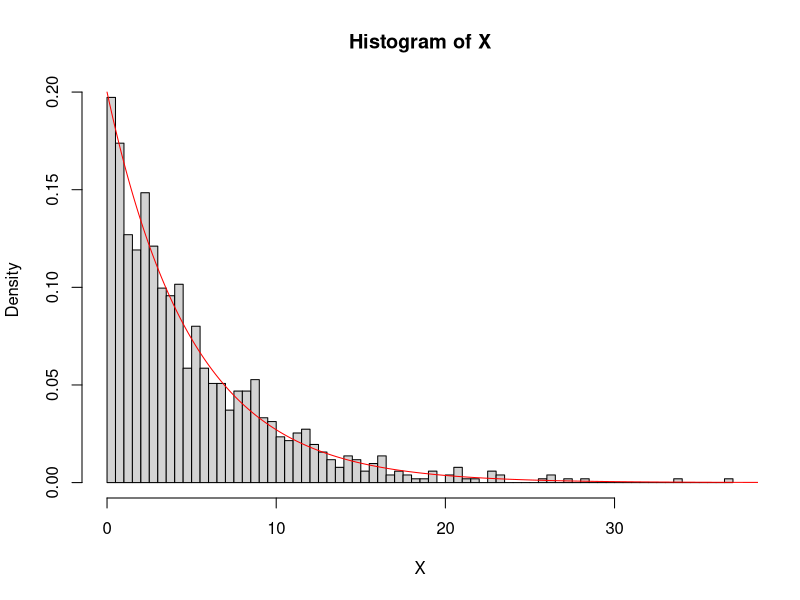
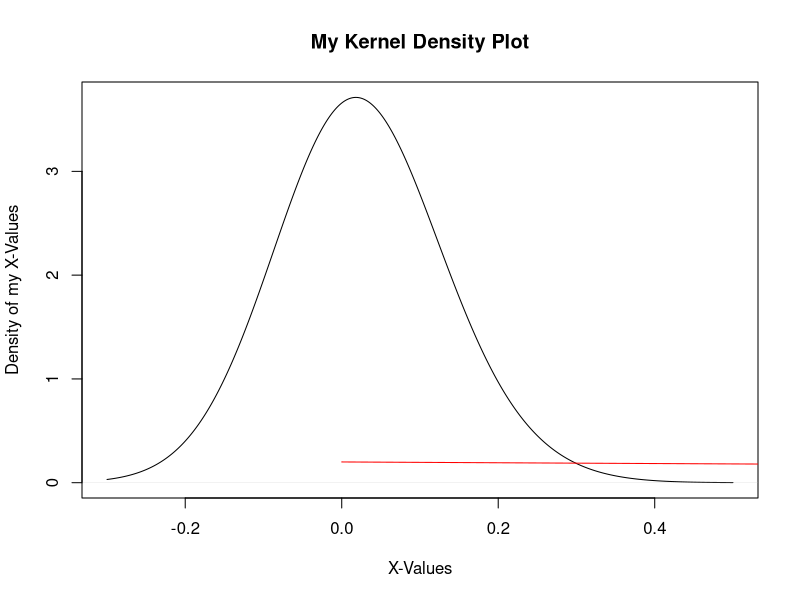
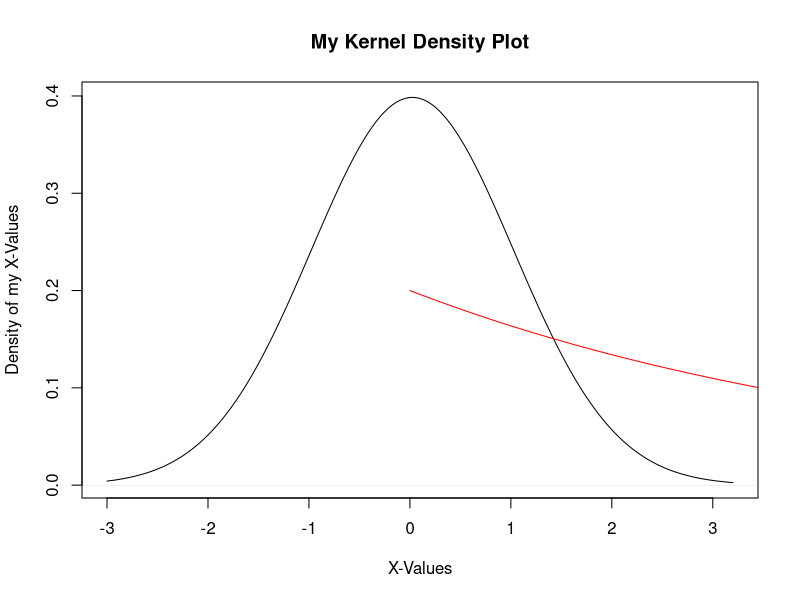
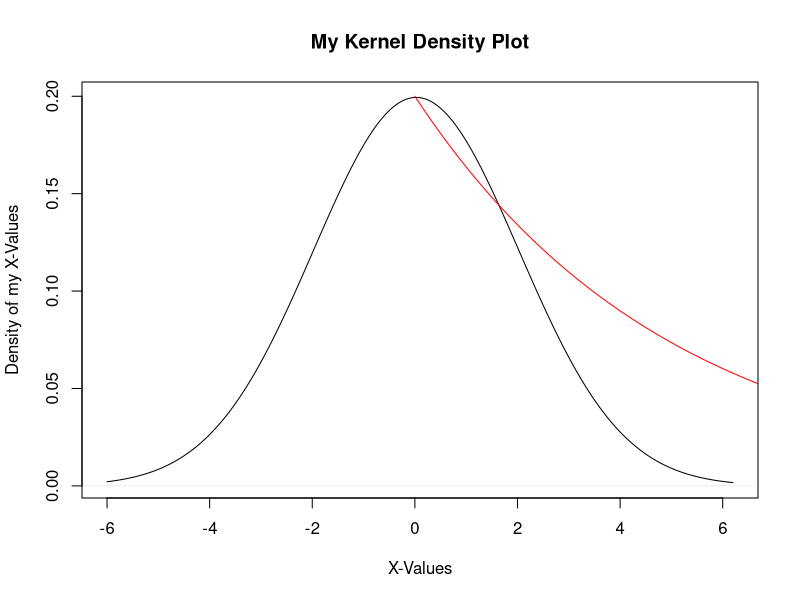
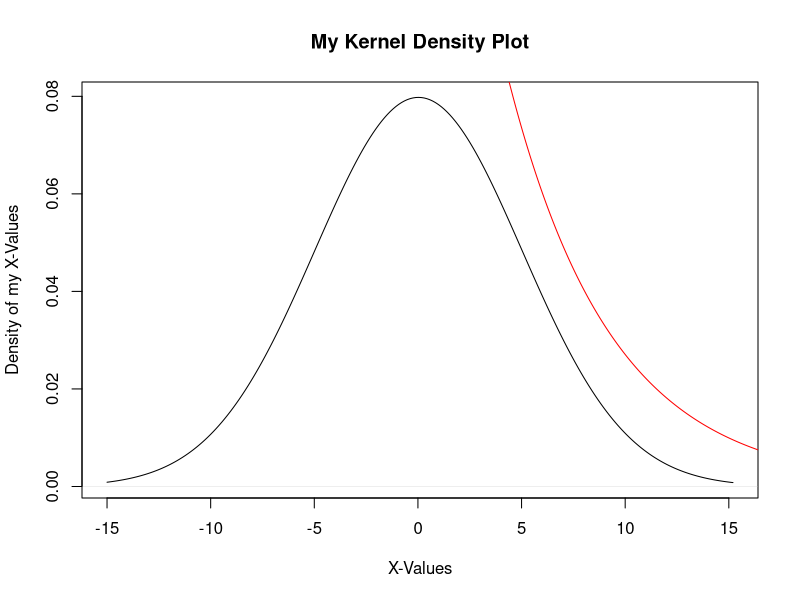
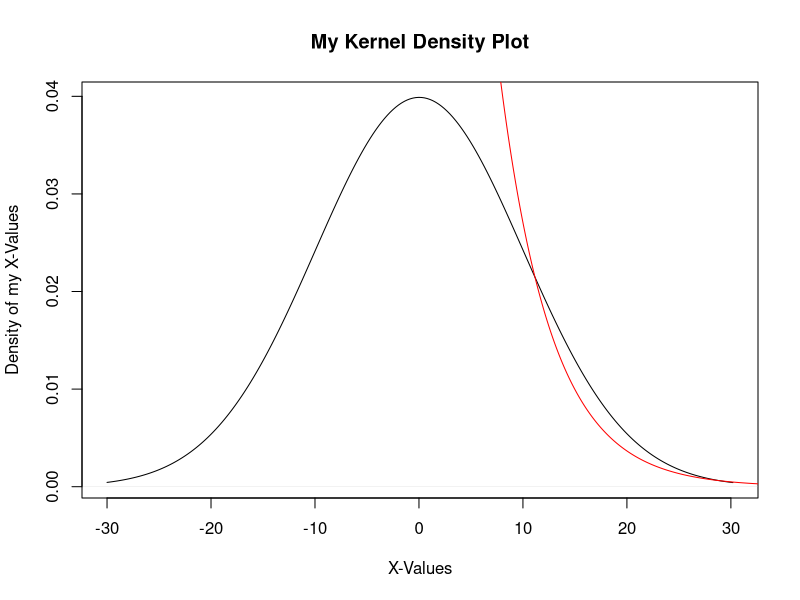
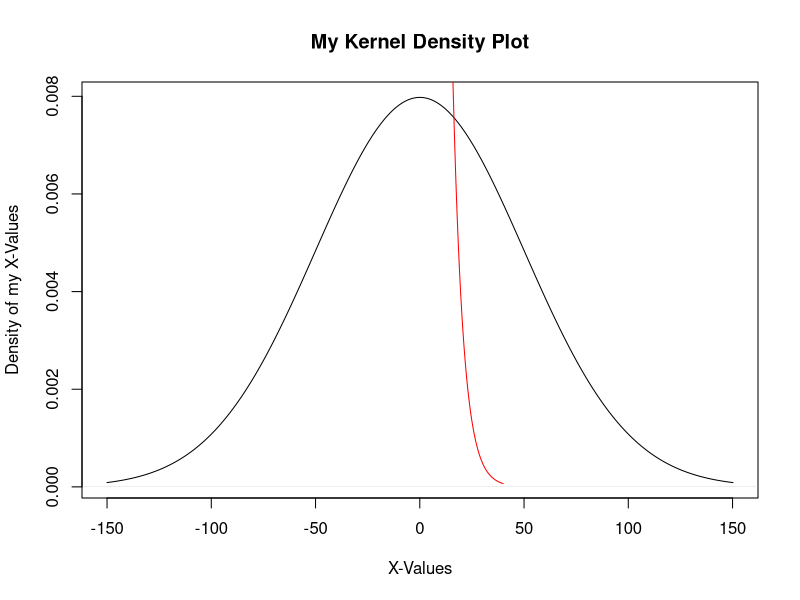
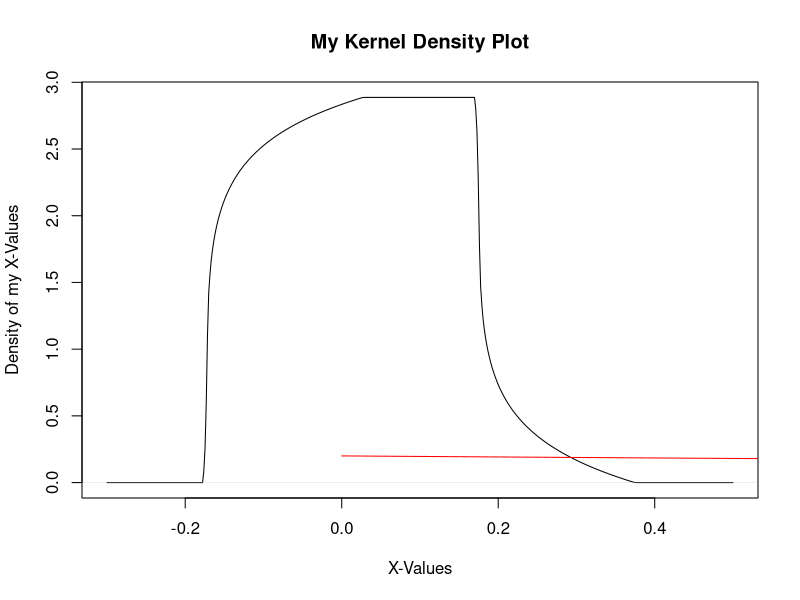

Reproduce these figures in R, in order.
## ---- chunk 1
knitr::opts_chunk$set(echo = TRUE)
## ---- chunk 2
## Problem 2
## Part 1
r = 0.2
N = seq(0,40,length=1024)
X = rexp(N, rate = r)

## Part 2
X_theory = dexp(N,rate = r)#r*exp(-r*N) 
#plot(N,X)


hist(X, breaks = 100,prob = TRUE)
lines(N, X_theory, col="red", lty=1)

## Part 3
names = c("gaussian", "rectangular", "triangular", "epanechnikov", "biweight", "cosine", "optcosine")
weights = c(0.1, 1, 2, 5, 10, 50)
for (i in names){
  for(j in weights){
    plot(density(X_theory, bw = j  ,kernel = c(i)), main = "My Kernel Density Plot", xlab = "X-Values", ylab = "Density of my X-Values")
    lines(N, X_theory, col="red", lty=1)
  }
}
## Part 4

## 


## ---- chunk 3
names = c("gaussian")
bandw = c(8,8.5,8.6,8.7,8.8,8.9)#c(1800,1825,1850,1875,1900)

for (i in names){
  for(j in bandw){
    plot(density(X_theory, bw = j  ,kernel = c(i)),main = "My Kernel Density Plot", xlab = "X-Values", ylab = "Density of my X-Values")
    lines(N, X_theory, col="red", lty=1)
  }
}

## ---- chunk 4
## Problem 1.4
## Part 2.1
num = 100
x1 = rlnorm(num,0,1)
y1 = rcauchy(num,0,1)

qqplot(x1,y1,xlab="Log-Norm Dist.", ylab="Cauchy Dist.")

## Part 2.2
x2 = rlnorm(num,0,1)
y2 = rnorm(num,0,1)

qqplot(x2,y2,xlab="Log-Norm Dist.", ylab="Norm Dist.")

## ---- chunk 5
## Problem 1.8
## Part 1
N2 = seq(128)
x_norm = rnorm(N2,0,1)
qqnorm(x_norm, main = "Normal Q-Q Plot",xlab = "Theoretical Quantiles", ylab = "Sample Quantiles")
qqline(x_norm, col = "steelblue", lwd = 2)


## The features that suggest it is a Gaussion distribution are that ........


## Part 2
x_exp = rexp(N2, rate = 1)
qqnorm(x_exp, main = "Normal Q-Q Plot",xlab = "Theoretical Quantiles", ylab = "Sample Quantiles")
qqline(x_exp, col = "steelblue", lwd = 2)
## ---- chunk 6
N = seq(-10,10,length = 1000)
y1 = pcauchy(N,0,1)
plot(N,y1,type="l",col="red")
lines(N, 5*y1, col = 'blue')

qqplot(y1, 5*y1)
